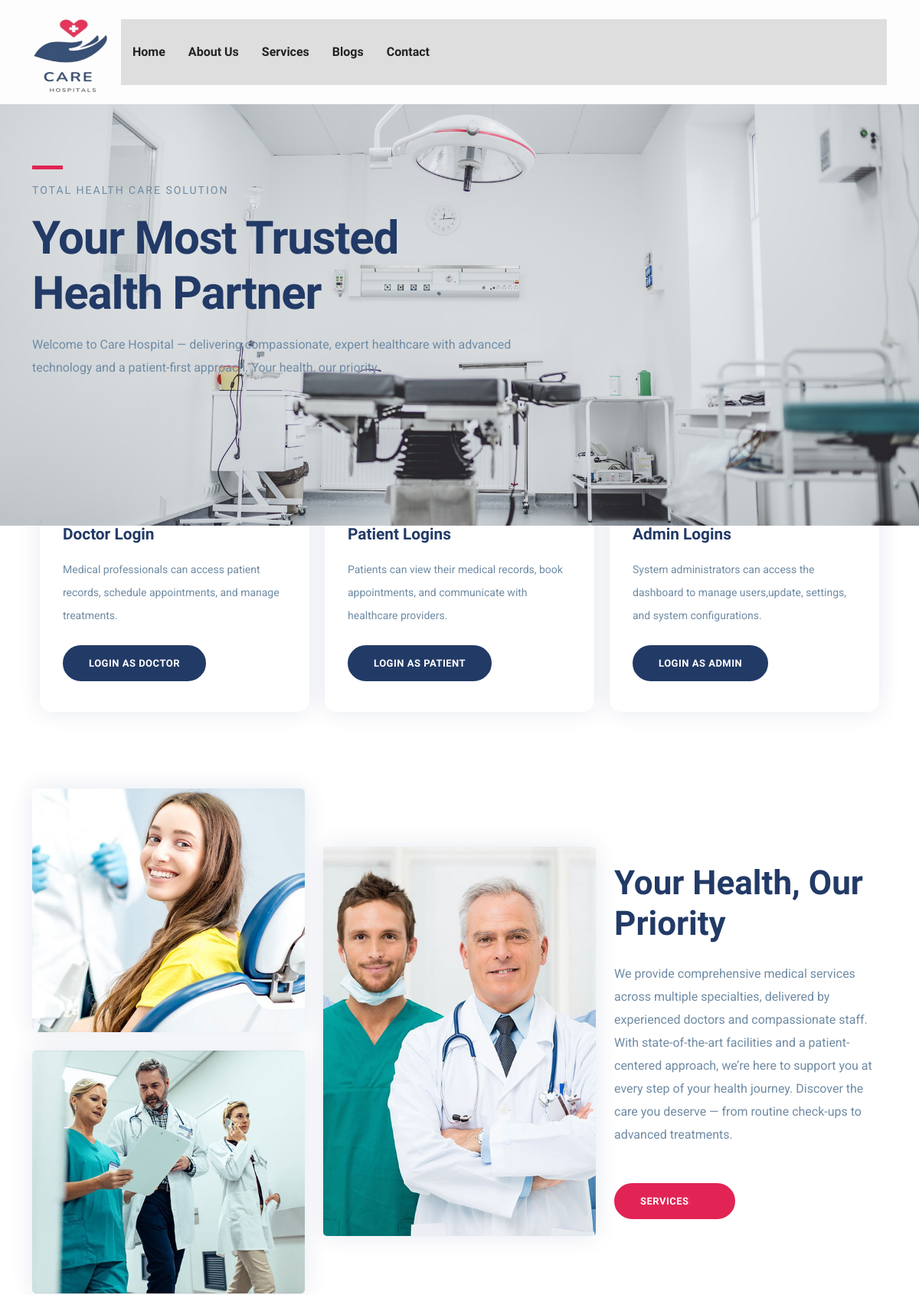
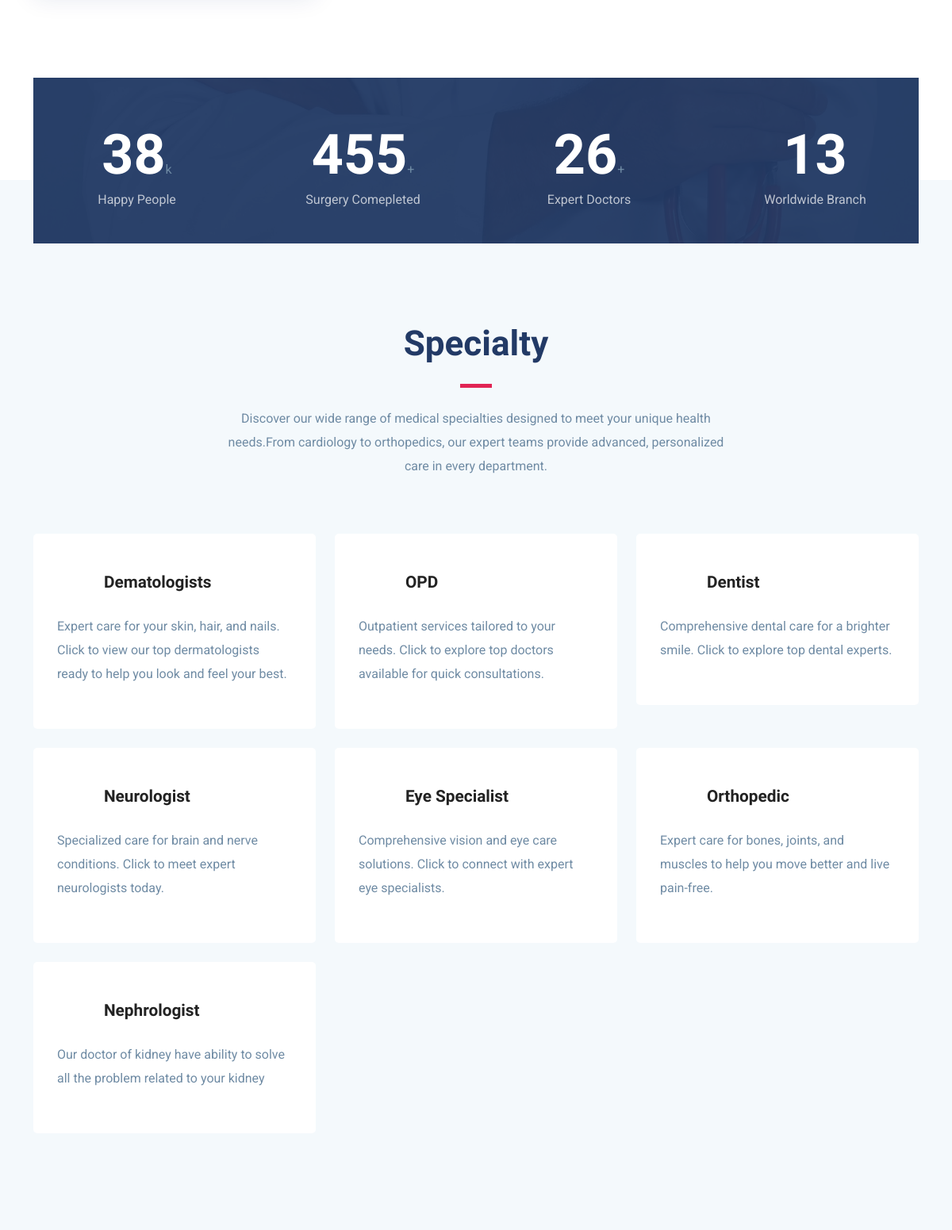
The page / (upper part) on the database its author committed (2 pictures, top to bottom).
### tables this page shows
CREATE TABLE `docspecialization` (
  `ds_id` int(11) NOT NULL,
  `specialist` varchar(255) NOT NULL,
  `description` text NOT NULL
);

### index.php (the view, shortened to what this page needs)
<!DOCTYPE php>
<php lang="zxx">
<head>
  <link href="https://cdn.jsdelivr.net/npm/bootstrap@5.3.3/dist/css/bootstrap.min.css" rel="stylesheet">
  <link href="https://cdn.jsdelivr.net/npm/bootstrap-icons@1.11.3/font/bootstrap-icons.css" rel="stylesheet">
  <link rel="stylesheet" href="plugins/icofont/icofont.min.css">
  <link rel="stylesheet" href="plugins/slick-carousel/slick/slick.css">
  <link rel="stylesheet" href="plugins/slick-carousel/slick/slick-theme.css">
  <link rel="stylesheet" href="https://cdnjs.cloudflare.com/ajax/libs/font-awesome/7.0.0/css/all.min.css" />
  <link rel="stylesheet" href="css/style.css">
</head>
<body id="top">
<?php include "header.php"; ?>
<section class="banner">
	<div class="container">
		<div class="row">
			<div class="col-lg-6 col-md-12 col-xl-7">
				<div class="block">
					<div class="divider mb-3"></div>
					<span class="text-uppercase text-sm letter-spacing ">Total Health care solution</span>
					<h1 class="mb-3 mt-3">Your most trusted health partner</h1>
					<p class="mb-4 pr-5">Welcome to Care Hospital — delivering compassionate, expert healthcare with advanced technology and a patient-first approach. Your health, our priority.</p>
				</div>
			</div>
		</div>
	</div>
</section>
	<?php if(!isset($_SESSION['role']) || $_SESSION['role'] !== 'patient' ){?>
<section class="features">
	<div class="container">
		<div class="row">
			<div class="col-lg-12">
				<div class="feature-block d-lg-flex">
					<div class="feature-item mb-5 mb-lg-0">
						 <div class="login-icon doctor">👨‍⚕️</div>
						<h4 class="mb-3">Doctor Login</h4>
						<p class="mb-4">Medical professionals can access patient records, schedule appointments, and manage treatments.</p>
						<a href="./doctor/login_dt.php" class="btn btn-main btn-round-full">Login as Doctor</a>
					</div>
					<div class="feature-item mb-5 mb-lg-0">
						<div class="login-icon patient">👨‍💼</div>
						<h4 class="mb-3">Patient Logins</h4>
						<p class="mb-4">Patients can view their medical records, book appointments, and communicate with healthcare providers.</p>
						<a href="./patient/login_pt.php" class="btn btn-main btn-round-full">Login as Patient</a>
					</div>
					<div class="feature-item mb-5 mb-lg-0">
						<div class="login-icon patient">👤</div>
						<h4 class="mb-3">Admin Logins</h4>
						<p class="mb-4">System administrators can access the dashboard to manage users,update,  settings, and system configurations.</p>
						<a href="./admin/login_ad.php" class="btn btn-main btn-round-full">Login as Admin</a>
					</div>
				</div>
			</div>
		</div>
	</div>
</section>
<?php }?>
<section class="section about">
	<div class="container">
		<div class="row align-items-center">
			<div class="col-lg-4 col-sm-6">
				<div class="about-img">
					<img src="images/about/img-1.jpg" alt="" class="img-fluid">
					<img src="images/about/img-2.jpg" alt="" class="img-fluid mt-4">
				</div>
			</div>
			<div class="col-lg-4 col-sm-6">
				<div class="about-img mt-4 mt-lg-0">
					<img src="images/about/img-3.jpg" alt="" class="img-fluid">
				</div>
			</div>
			<div class="col-lg-4">
				<div class="about-content pl-4 mt-4 mt-lg-0">
					<h2 class="title-color">Your Health, Our Priority</h2>
					<p class="mt-4 mb-5">We provide comprehensive medical services across multiple specialties, delivered by experienced doctors and compassionate staff.
With state-of-the-art facilities and a patient-centered approach, we’re here to support you at every step of your health journey.
Discover the care you deserve — from routine check-ups to advanced treatments.</p>
					<a href="service.php" class="btn btn-main-2 btn-round-full btn-icon">Services<i class="icofont-simple-right ml-3"></i></a>
				</div>
			</div>
		</div>
	</div>
</section>
<section class="cta-section ">
	<div class="container">
		<div class="cta position-relative">
			<div class="row">
				<div class="col-lg-3 col-md-6 col-sm-6">
					<div class="counter-stat">
						<i class="icofont-doctor"></i>
						<span class="h3">58</span>k
						<p>Happy People</p>
					</div>
				</div>
				<div class="col-lg-3 col-md-6 col-sm-6">
					<div class="counter-stat">
						<i class="icofont-flag"></i>
						<span class="h3">700</span>+
						<p>Surgery Comepleted</p>
					</div>
				</div>
				<div class="col-lg-3 col-md-6 col-sm-6">
					<div class="counter-stat">
						<i class="icofont-badge"></i>
						<span class="h3">40</span>+
						<p>Expert Doctors</p>
					</div>
				</div>
				<div class="col-lg-3 col-md-6 col-sm-6">
					<div class="counter-stat">
						<i class="icofont-globe"></i>
						<span class="h3">20</span>
						<p>Worldwide Branch</p>
					</div>
				</div>
			</div>
		</div>
	</div>
</section>
<section class="section service gray-bg">
	<div class="container">
		<div class="row justify-content-center">
			<div class="col-lg-7 text-center">
				<div class="section-title">
					<h2>Specialty</h2>
					<div class="divider mx-auto my-4"></div>
					<p>Discover our wide range of medical specialties designed to meet your unique health needs.From cardiology to orthopedics, our expert teams provide advanced, personalized care in every department.</p>
				</div>
			</div>
		</div>
		<div class="row">
		<?php
				$sql1 = 'SELECT * FROM docspecialization';
				$query1 = mysqli_query($con, $sql1);
				if (mysqli_num_rows($query1) > 0) {
                    while ($row = mysqli_fetch_assoc($query1)) {
				?>
			<div class="col-lg-4 col-md-6 col-sm-6">
				<div class="service-item mb-4">
					<div class="icon d-flex align-items-center">
						<i class="icofont-laboratory text-lg"></i>
						<h4 class="mt-3 mb-3"><a href="specialty.php?spcid=<?php echo $row['ds_id']; ?>"><?php echo $row['specialist'] ?></a></h4>
					</div>
					<div class="content">
						<p class="mb-4"><?php echo $row['description']?></p>
					</div>
				</div>
			</div>
			<?php
					}
				}
			?>
		</div>
	</div>
</section>
  </body>
  </php>

### css/style.css (style rules this page uses)
body { line-height: 1.6; font-family: "Roboto", sans-serif; -webkit-font-smoothing: antialiased; font-size: 16px; color: #6F8BA4; font-weight: 400; }
h1, .h1, h2, .h2, h3, .h3, h4, .h4, h5, .h5, h6, .h6 { font-family: "Exo", sans-serif; font-weight: 700; color: #222; }
h1, .h1 { font-size: 2.5rem; }
h2, .h2 { font-size: 44px; }
h3, .h3 { font-size: 1.5rem; }
h4, .h4 { font-size: 1.3rem; line-height: 30px; }
p { line-height: 30px; }
.btn { display: inline-block; font-size: 14px; font-size: 0.8125rem; font-weight: 700; letter-spacing: .5px; padding: .75rem 2rem; font-family: "Exo", sans-serif; text-transform: uppercase; border-radius: 5px; border: 2px solid transparent; transition: all .35s ease; }
.btn.btn-icon i { border-left: 1px solid rgba(255, 255, 255, 0.09); padding-left: 15px; }
.btn-main { background: #223a66; color: #fff; border-color: #223a66; }
.btn-main-2 { background: #e12454; color: #fff; border-color: #e12454; }
.btn-round-full { border-radius: 50px; }
.section { padding: 100px 0; }
.text-sm { font-size: 14px; }
.text-lg { font-size: 3.75rem; }
a { color: #222; text-decoration: none; transition: all .35s ease; }
.title-color { color: #223a66; }
.section-title { margin-bottom: 70px; }
.section-title h2 { color: #223a66; }
.text-lg { font-size: 50px; }
.gray-bg { background: #f4f9fc; }
.banner { position: relative; overflow: hidden; background: #fff; background: url("../images/bg/slider-bg-1.jpg") no-repeat; background-size: cover; min-height: 550px; }
.banner .block { padding: 80px 0px 160px; }
.banner .block h1 { font-size: 60px; line-height: 1.2; letter-spacing: -1.2px; text-transform: capitalize; color: #223a66; }
.letter-spacing { letter-spacing: 2px; }
.divider { width: 40px; height: 5px; background: #e12454; }
.about-img img { border-radius: 5px; box-shadow: 0px 0px 30px 0px rgba(0, 42, 106, 0.1); }
.features { margin-top: -70px; }
.feature-item { flex-basis: 33.33%; margin: 0px 10px; padding: 40px 30px; background-color: #fff; border-radius: 15px 15px 15px 15px; box-shadow: 0px 0px 30px 0px rgba(0, 42, 106, 0.1); }
.feature-item h4 { color: #223a66; }
.feature-item p { font-size: 14px; }
.counter-stat { text-align: center; padding: 55px 0px 40px 0px; position: relative; }
.counter-stat i { display: block; color: rgba(255, 255, 255, 0.06); font-size: 70px; position: absolute; left: 0px; right: 0px; top: 0px; -webkit-transform: translateY(25px); transform: translateY(25px); }
.counter-stat span { font-size: 70px; color: #fff; }
.counter-stat p { margin-bottom: 0px; color: rgba(255, 255, 255, 0.7); }
.service { padding-top: 180px; }
.service .service-item { background: #fff; padding: 30px; border-radius: 5px; }
.service .icon { float: left; margin-bottom: 10px; }
.service i { color: #e12454; }
.service h4 { padding-left: 20px; }
.service .content { clear: both; }
.cta { background: url("../images/bg/bg-4.jpg") no-repeat 50% 50%; background-size: cover; position: relative; }
.cta:before { position: absolute; content: ""; left: 0px; top: 0px; width: 100%; height: 100%; background: rgba(34, 58, 102, 0.95); }
.cta-section { margin-bottom: -80px; }

### rows shown on the page
docspecialization: specialist "Dematologists", description "Expert care for your skin, hair, and nails. Click to view our top dermatologists ready to help you look and feel your best."
docspecialization: specialist "OPD", description "Outpatient services tailored to your needs. Click to explore top doctors available for quick consultations."
docspecialization: specialist "Dentist", description "Comprehensive dental care for a brighter smile. Click to explore top dental experts."
docspecialization: specialist "Neurologist", description "Specialized care for brain and nerve conditions. Click to meet expert neurologists today."
docspecialization: specialist "Eye Specialist", description "Comprehensive vision and eye care solutions. Click to connect with expert eye specialists."
docspecialization: specialist "Orthopedic", description "Expert care for bones, joints, and muscles to help you move better and live pain-free."
docspecialization: specialist "Nephrologist", description "Our doctor of kidney have ability to solve all the problem related to your kidney"
